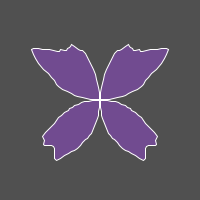
Frame 1 (no input)
Frame 60 (the mouse pressed at the canvas centre just before this capture): identical to frame 1, image omitted
Frame 120 (the mouse held since frame 60 and released just before this capture): identical to frame 1, image omitted

The Processing sketch that drew this single still picture (run headless with seeded random() and noise(); from frame 60 on, the mouse is pressed at the canvas centre):

// Processing sketch: butterfly
// ── butterfly.pde
//butterfly
//based on https://www.youtube.com/watch?v=O_0fRV4MTZo

float x, y, a, r, xoff, yoff, n, da, dx;
float red, green, blue;

void setup() {
  size(200, 200);
  red = random(0, 255);
  green = random(0, 255);
  blue = random(0, 255);
}

void draw() {
  background(80);
  translate(width/2, height/2);
  stroke(255);
  fill(red, green, blue, 100);
  //fill(#553030, 100);
  strokeWeight(1);

  rotate(PI/2);

  beginShape();
  da = PI/100;
  dx = 0.1;

  xoff = 0;
  for (a = -PI/2; a <= PI*2; a += da) {
    n = noise(xoff, yoff);
    r = sin(2*a) * map(n, 0, 1, 50, 100);
    x = r * cos(a);
    y = r * sin(a); 

    vertex(x, y);

    if (a <= PI/2) {
      xoff += dx;
    } else {
      xoff -= dx;
    }
  }

  //for (a = -PI/2; a <= PI/2; a += da) {
  //  n = noise(xoff, yoff);
  //  r = sin(2*a) * map(n, 0, 1, 50, 100);
  //  x = r * cos(a);
  //  y = r * sin(a); 
  //  xoff += dx;
  //  vertex(x, y);
  //}

  //for (a = PI/2; a <= 3*PI/2; a += da) {
  //  n = noise(xoff, yoff);    
  //  r = sin(2*a) * map(n, 0, 1, 50, 100);
  //  x = r * cos(a);
  //  y = r * sin(a); 
  //  xoff -= dx;
  //  vertex(x, y);
  //}
  endShape();
}

void mouseReleased() {
  red = random(0, 255);
  green = random(0, 255);
  blue = random(0, 255);
  yoff += 0.5;
  xoff += 0.5;
}
